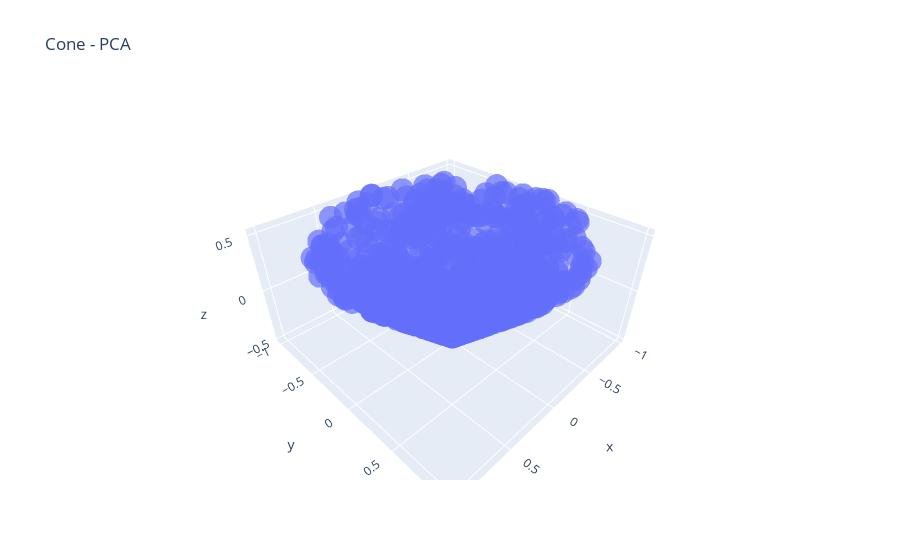
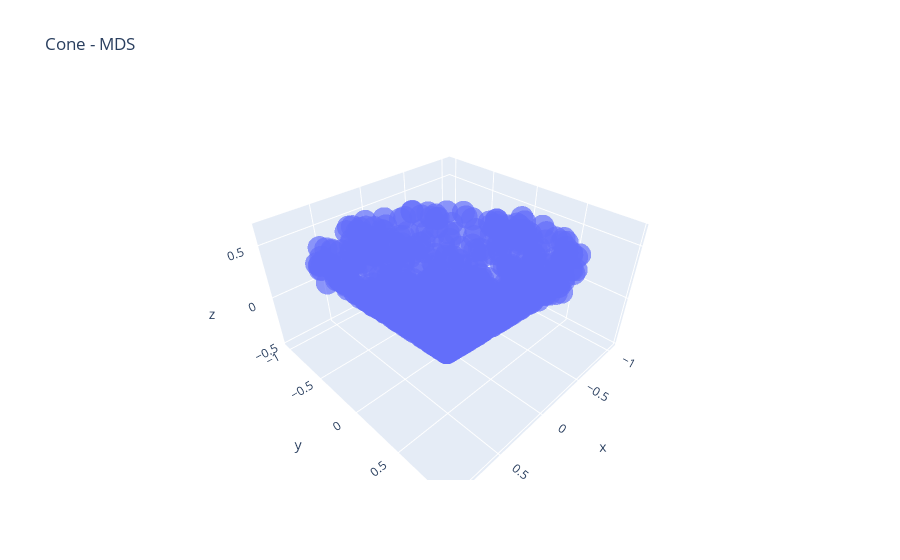
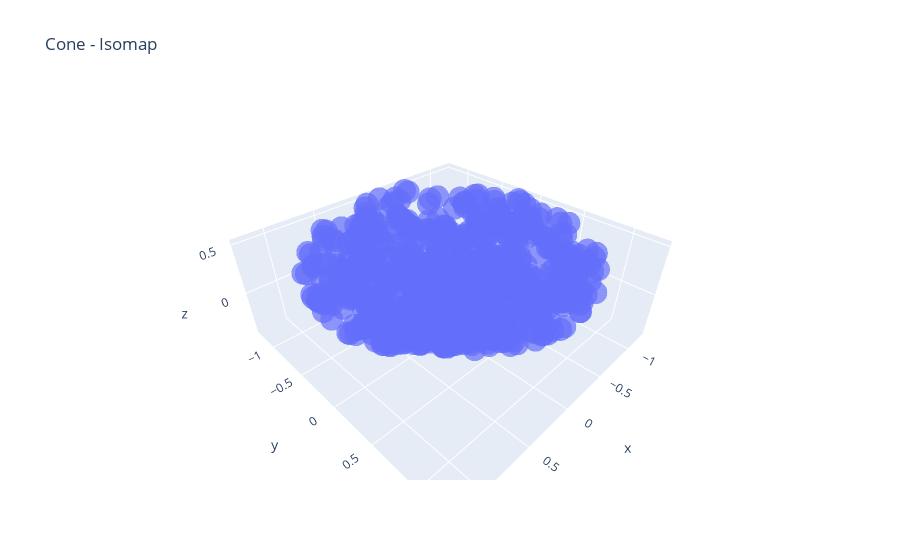
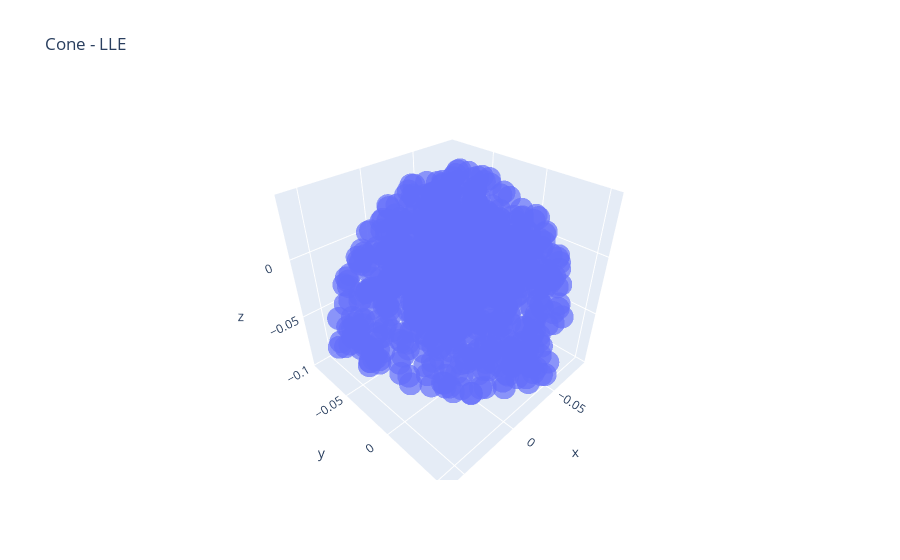

These figures' notebook cell, in order:
### Markdown cell above
APPLY TO ALL SHAPES

### Code cell
shape_datasets = {
    "Cone": data_cone,
    "Solid Cone": data_solidcone,
    "Cube": data_cube,
    "Pyramid": data_pyra,
    "Open Book": data_book,
    "Hemisphere": data_hemi,
    "Half Ball": data_half
}

all_times = []

for name, df in shape_datasets.items():
    print(f"\n--- Processing: {name} ---")

    n_components = detect_solid_or_hollow(df.values)
    print(f"  → Detected {'Solid' if n_components == 3 else 'Hollow'}: reducing to {n_components}D")

    results, times = run_dim_reductions(df.values, shape_name=name, n_components=n_components)

    for method, t in times.items():
        all_times.append((name, method, t))

### Figure 1 — Plotly figure (JSON) as saved in the notebook; plotly's stock layout.template omitted (floating-point values rounded to 4 significant figures; data arrays with more than 128 entries replaced by an {"elided": "..."} marker saying what was removed)
{"data": [{"hovertemplate": "x=%{x}<br>y=%{y}<br>z=%{z}<extra></extra>", "legendgroup": "", "marker": {"color": "#636efa", "opacity": 0.7, "symbol": "circle"}, "mode": "markers", "name": "", "scene": "scene", "showlegend": false, "type": "scatter3d", "x": {"elided": "1000 float values"}, "y": {"elided": "1000 float values"}, "z": {"elided": "1000 float values"}}], "layout": {"legend": {"tracegroupgap": 0}, "scene": {"domain": {"x": [0, 1], "y": [0, 1]}, "xaxis": {"title": {"text": "x"}}, "yaxis": {"title": {"text": "y"}}, "zaxis": {"title": {"text": "z"}}}, "title": {"text": "Cone - PCA"}}}

### Figure 2 — Plotly figure (JSON) as saved in the notebook; plotly's stock layout.template omitted (floating-point values rounded to 4 significant figures; data arrays with more than 128 entries replaced by an {"elided": "..."} marker saying what was removed)
{"data": [{"hovertemplate": "x=%{x}<br>y=%{y}<br>z=%{z}<extra></extra>", "legendgroup": "", "marker": {"color": "#636efa", "opacity": 0.7, "symbol": "circle"}, "mode": "markers", "name": "", "scene": "scene", "showlegend": false, "type": "scatter3d", "x": {"elided": "1000 float values"}, "y": {"elided": "1000 float values"}, "z": {"elided": "1000 float values"}}], "layout": {"legend": {"tracegroupgap": 0}, "scene": {"domain": {"x": [0, 1], "y": [0, 1]}, "xaxis": {"title": {"text": "x"}}, "yaxis": {"title": {"text": "y"}}, "zaxis": {"title": {"text": "z"}}}, "title": {"text": "Cone - MDS"}}}

### Figure 3 — Plotly figure (JSON) as saved in the notebook; plotly's stock layout.template omitted (floating-point values rounded to 4 significant figures; data arrays with more than 128 entries replaced by an {"elided": "..."} marker saying what was removed)
{"data": [{"hovertemplate": "x=%{x}<br>y=%{y}<br>z=%{z}<extra></extra>", "legendgroup": "", "marker": {"color": "#636efa", "opacity": 0.7, "symbol": "circle"}, "mode": "markers", "name": "", "scene": "scene", "showlegend": false, "type": "scatter3d", "x": {"elided": "1000 float values"}, "y": {"elided": "1000 float values"}, "z": {"elided": "1000 float values"}}], "layout": {"legend": {"tracegroupgap": 0}, "scene": {"domain": {"x": [0, 1], "y": [0, 1]}, "xaxis": {"title": {"text": "x"}}, "yaxis": {"title": {"text": "y"}}, "zaxis": {"title": {"text": "z"}}}, "title": {"text": "Cone - Isomap"}}}

### Figure 4 — Plotly figure (JSON) as saved in the notebook; plotly's stock layout.template omitted (floating-point values rounded to 4 significant figures; data arrays with more than 128 entries replaced by an {"elided": "..."} marker saying what was removed)
{"data": [{"hovertemplate": "x=%{x}<br>y=%{y}<br>z=%{z}<extra></extra>", "legendgroup": "", "marker": {"color": "#636efa", "opacity": 0.7, "symbol": "circle"}, "mode": "markers", "name": "", "scene": "scene", "showlegend": false, "type": "scatter3d", "x": {"elided": "1000 float values"}, "y": {"elided": "1000 float values"}, "z": {"elided": "1000 float values"}}], "layout": {"legend": {"tracegroupgap": 0}, "scene": {"domain": {"x": [0, 1], "y": [0, 1]}, "xaxis": {"title": {"text": "x"}}, "yaxis": {"title": {"text": "y"}}, "zaxis": {"title": {"text": "z"}}}, "title": {"text": "Cone - LLE"}}}
